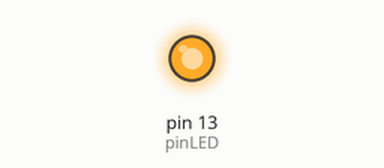
Bench run of a sketch on a simulated Arduino Uno, built with avr-gcc and run on an emulated ATmega328P. On the bench: output pins drawn as LEDs (lit = HIGH).

Above: at 0.5 s.
At 5.0 s:
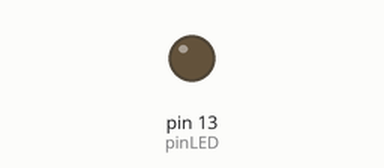
Timing chart, 0 to 6.9 s (numbered marks = the images above):
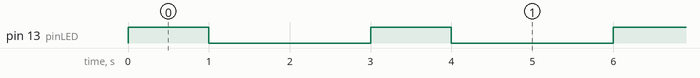

Measured:
- by itself, pin 13 (pinLED): alternates HIGH for 1.0 s and LOW for 2.0 s

The sketch:

2026-01-18_Funciones.ino
```cpp
const int pinLED= 13;
void setup(){
  pinMode(pinLED, OUTPUT);
}
void loop(){
  ONOFF();
  delay(1000);
}
```

Led.ino
```cpp
   //asignar variable led como 13


void ONOFF(){
  digitalWrite(pinLED, HIGH);   // encender LED
  delay(1000);                  // esperar un segundo
  digitalWrite(pinLED, LOW);    // apagar LED
  delay(1000);                  // esperar un segundo
}
```
